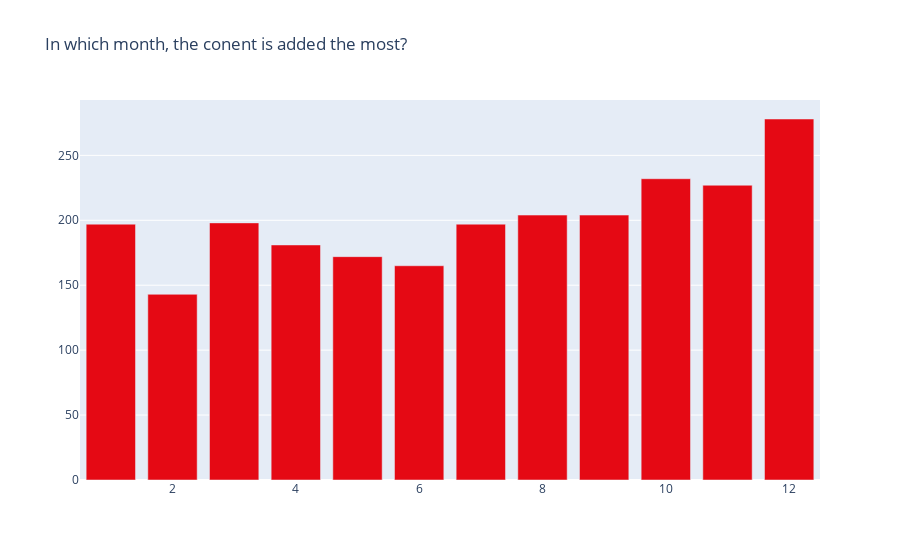

The notebook cell this image was saved under:
### Code cell
col = 'month_added'
vc1 = d1[col].value_counts().reset_index()
vc1 = vc1.rename(columns = {col : "count", "index" : col})
vc1['percent'] = vc1['count'].apply(lambda x : 100*x/sum(vc1['count']))
vc1 = vc1.sort_values(col)

trace1 = go.Bar(x=vc1[col], y=vc1["count"], name="TV Shows", marker=dict(color="#e50914"))
data = [trace1]
layout = go.Layout(title="In which month, the conent is added the most?", legend=dict(x=0.1, y=1.1, orientation="h"))
fig = go.Figure(data, layout=layout)
fig.show()

### Figure 1 — Plotly figure (JSON) as saved in the notebook; plotly's stock layout.template omitted (floating-point values rounded to 4 significant figures)
{"data": [{"marker": {"color": "#e50914"}, "name": "TV Shows", "type": "bar", "x": [1, 2, 3, 4, 5, 6, 7, 8, 9, 10, 11, 12], "y": [197, 143, 198, 181, 172, 165, 197, 204, 204, 232, 227, 278]}], "layout": {"legend": {"orientation": "h", "x": 0.1, "y": 1.1}, "title": {"text": "In which month, the conent is added the most?"}}}
